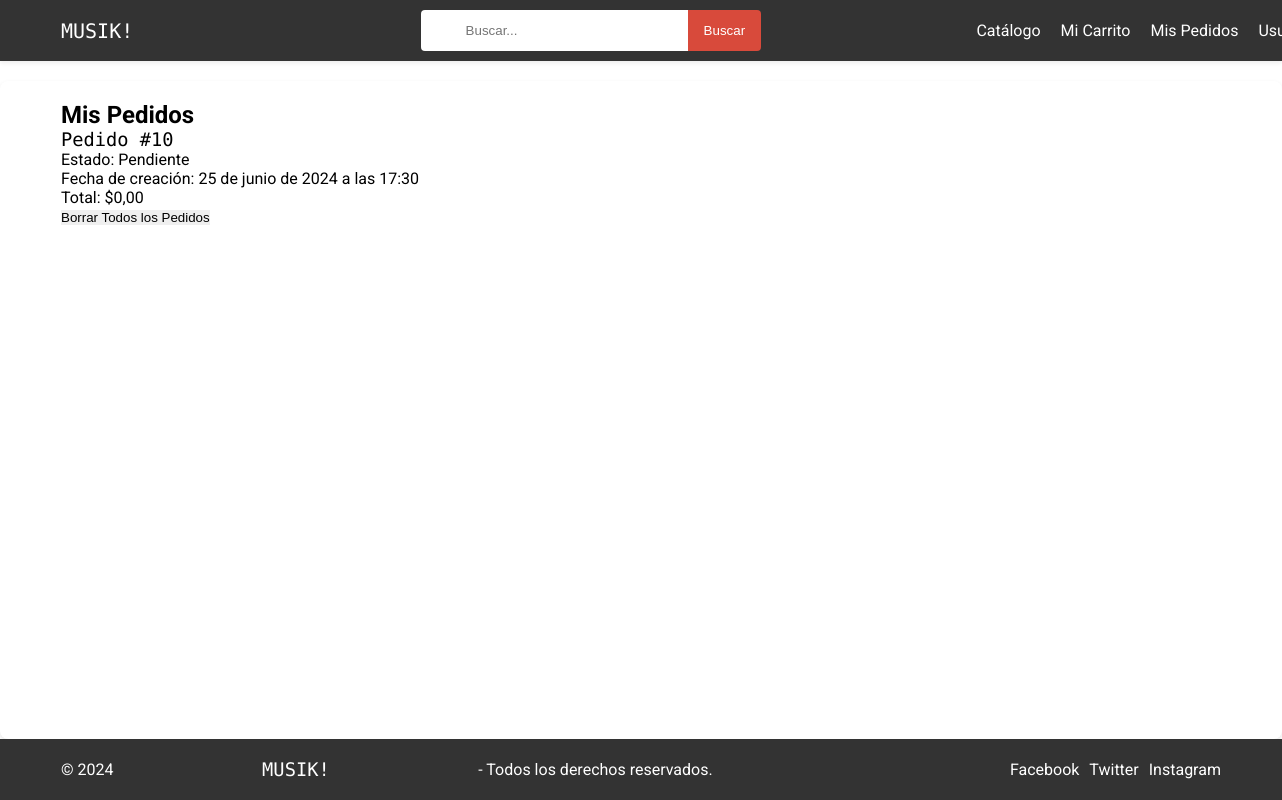
Page /pedidos/ (signed in) on the earlier database version.
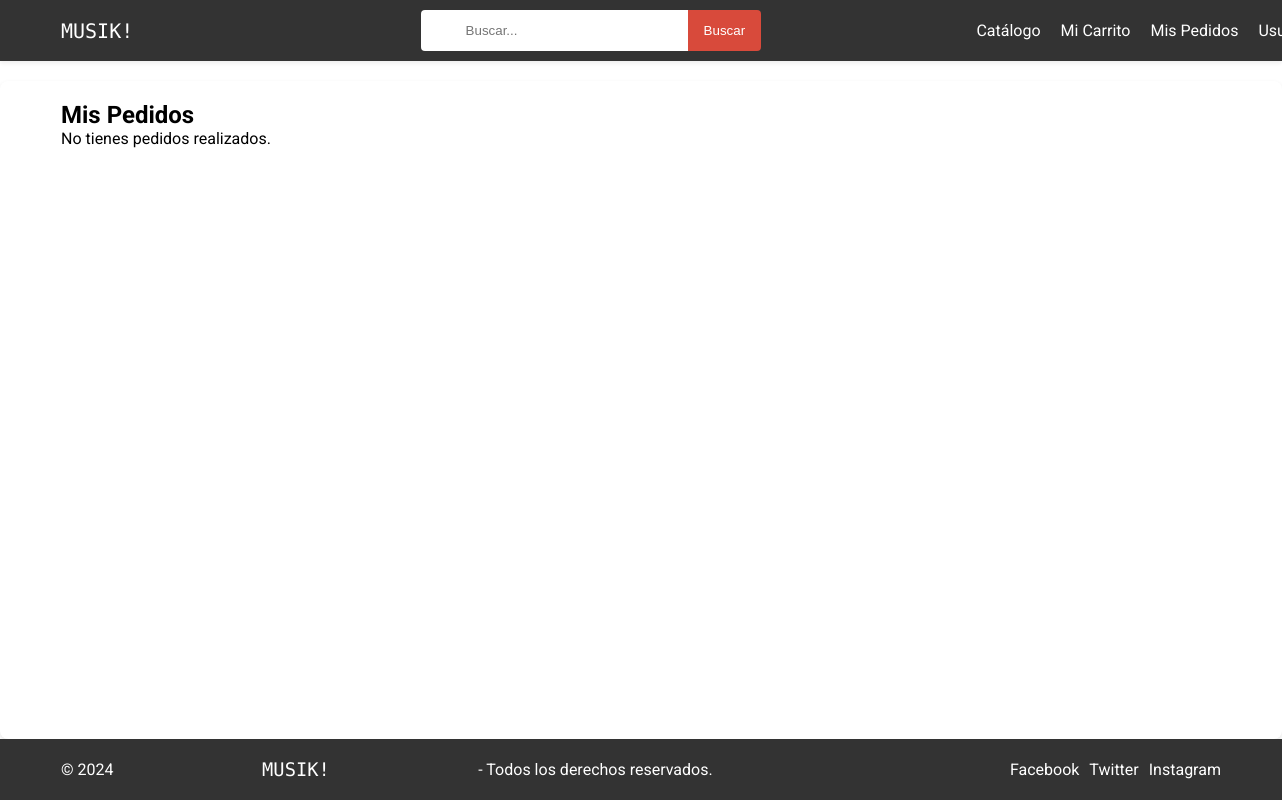
Same page on the later database version.
### pedidos/models.py (models this page shows, shortened)
class Pedido(models.Model):
    user = models.ForeignKey(CustomUser, on_delete=models.CASCADE)
    crear_en = models.DateTimeField(auto_now_add=True)
    actualizar = models.DateTimeField(auto_now=True)
    estado = models.CharField(max_length=50, choices=[
        ("Pendiente", "Pendiente"),
        ("EnProceso", "EnProceso"),
        ("Enviado", "Enviado"),
        ("Entregado", "Entregado"),
        ("Cancelado", "Cancelado")
    ], default="Pendiente")
    total = models.DecimalField(max_digits=10, decimal_places=2, default=0)  # Define el campo total
    class Meta:
        db_table = 'pedidos'
        verbose_name = 'pedido'
        verbose_name_plural = 'pedidos'
        ordering = ['id']

### pedidos/views.py (the view)
# urls.py: path('', HomeView.as_view(), name="pedidos"),
class HomeView(LoginRequiredMixin, TemplateView):
    template_name = "pedidos.html"
    def get_context_data(self, **kwargs):
        context = super().get_context_data(**kwargs)
        user = self.request.user
        pedidos = Pedido.objects.filter(user=user)
        context['pedidos'] = pedidos
        return context

### pedidos/templates/pedidos.html (shortened to what this page needs)
{% extends "base.html" %}
{% load static %}
{% block extra_head %}
<link rel="stylesheet" href="{% static 'css/pedidos.css' %}">
{% endblock %}
{% block content %}
<div class="container">
    <h2>Mis Pedidos</h2>
    {% if pedidos %}
    <div class="pedidos-lista">
        {% for pedido in pedidos %}
        <div class="pedido">
            <h3>Pedido #{{ pedido.id }}</h3>
            <p>Estado: {{ pedido.estado }}</p>
            <p>Fecha de creación: {{ pedido.crear_en }}</p>
            <p>Total: ${{ pedido.total|floatformat:"2" }}
            </p><form method="post" action="{% url 'borrar_pedidos' %}">
                <button type="submit" class="btn btn-danger">Borrar Todos los Pedidos</button>
            </form>
        </div>
        {% endfor %}
    </div>
    {% else %}
    <p>No tienes pedidos realizados.</p>
    {% endif %}
</div>
{% endblock %}

Differences in the rows shown:
removed Pedido: id "10", estado "Pendiente", crear_en "25 de junio de 2024 a las 17:30", total "0,00"
Other differences:
text now shown: "No tienes pedidos realizados."
